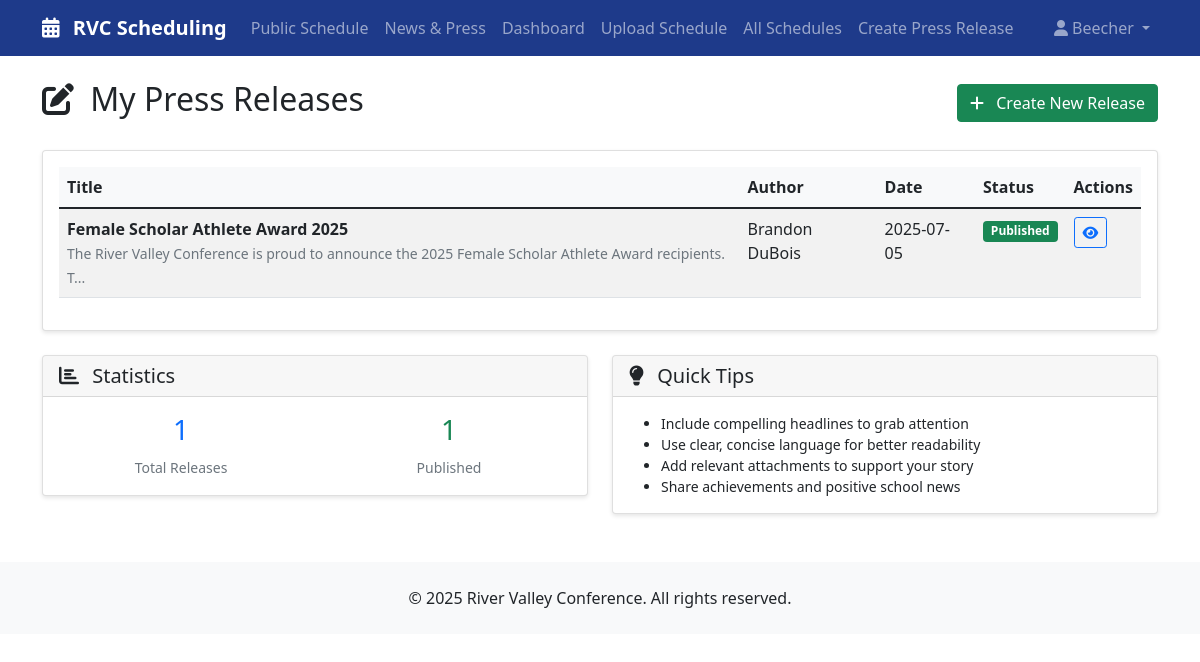
Page /manage_press_releases (signed in) on the committed database.
### tables this page shows
CREATE TABLE users (
                id INTEGER PRIMARY KEY AUTOINCREMENT,
                email TEXT UNIQUE NOT NULL,
                password_hash TEXT NOT NULL,
                school_name TEXT NOT NULL,
                role TEXT NOT NULL DEFAULT 'AD',
                full_name TEXT,
                created_at TIMESTAMP DEFAULT CURRENT_TIMESTAMP
            );

CREATE TABLE press_releases (
                id INTEGER PRIMARY KEY AUTOINCREMENT,
                title TEXT NOT NULL,
                content TEXT NOT NULL,
                author_id INTEGER NOT NULL,
                author_name TEXT NOT NULL,
                school_name TEXT NOT NULL,
                attachment_filename TEXT,
                attachment_path TEXT,
                published BOOLEAN DEFAULT 1,
                created_at TIMESTAMP DEFAULT CURRENT_TIMESTAMP,
                FOREIGN KEY (author_id) REFERENCES users (id)
            );

### app.py (the view)
@app.route('/manage_press_releases')
@login_required
@staff_required
def manage_press_releases():
    with get_db() as conn:
        if current_user.role == 'Principal':
            releases = conn.execute('''
                SELECT * FROM press_releases
                WHERE school_name = ?
                ORDER BY created_at DESC
            ''', (current_user.school_name,)).fetchall()
        else:
            releases = conn.execute('''
                SELECT * FROM press_releases
                WHERE author_id = ?
                ORDER BY created_at DESC
            ''', (current_user.id,)).fetchall()
    return render_template('manage_press_releases.html', releases=releases)

### app.py (called while the page is built)
def get_db():
    conn = sqlite3.connect(DATABASE)
    conn.row_factory = sqlite3.Row
    return conn

@login_manager.user_loader
def load_user(user_id):
    with get_db() as conn:
        user = conn.execute('SELECT * FROM users WHERE id = ?', (user_id,)).fetchone()
        if user:
            return User(user['id'], user['email'], user['school_name'], user['role'], user['full_name'])
    return None

def staff_required(f):
    @wraps(f)
    def decorated_function(*args, **kwargs):
        if not current_user.is_authenticated or current_user.role not in ['AD', 'Principal']:
            flash('Access denied. School staff only.', 'danger')
            return redirect(url_for('login'))
        return f(*args, **kwargs)
    return decorated_function

### templates/manage_press_releases.html (shortened to what this page needs)
{% extends "base.html" %}
{% block content %}
<div class="d-flex justify-content-between align-items-center mb-4">
    <h2>
        <i class="fas fa-edit me-2"></i>
        {% if current_user.role == 'Principal' %}
        {{ current_user.school_name }} Press Releases
        {% else %}
        My Press Releases
        {% endif %}
    </h2>
    <a href="{{ url_for('create_press_release') }}" class="btn btn-success">
        <i class="fas fa-plus me-2"></i>
        Create New Release
    </a>
</div>
{% if releases %}
<div class="card">
    <div class="card-body">
        <div class="table-responsive">
            <table class="table table-striped">
                <thead>
                    <tr>
                        <th>Title</th>
                        <th>Author</th>
                        <th>Date</th>
                        <th>Status</th>
                        <th>Actions</th>
                    </tr>
                </thead>
                <tbody>
                    {% for release in releases %}
                    <tr>
                        <td>
                            <strong>{{ release.title }}</strong>
                            <br>
                            <small class="text-muted">{{ release.content[:100] }}...</small>
                        </td>
                        <td>{{ release.author_name }}</td>
                        <td>{{ release.created_at[:10] }}</td>
                        <td>
                            {% if release.published %}
                            <span class="badge bg-success">Published</span>
                            {% else %}
                            <span class="badge bg-warning">Draft</span>
                            {% endif %}
                        </td>
                        <td>
                            <a href="{{ url_for('press_release_detail', id=release.id) }}" class="btn btn-outline-primary btn-sm">
                                <i class="fas fa-eye"></i>
                            </a>
                        </td>
                    </tr>
                    {% endfor %}
                </tbody>
            </table>
        </div>
    </div>
</div>
<div class="mt-4">
    <div class="row">
        <div class="col-md-6">
            <div class="card">
                <div class="card-header">
                    <h5 class="mb-0">
                        <i class="fas fa-chart-bar me-2"></i>
                        Statistics
                    </h5>
                </div>
                <div class="card-body">
                    <div class="row text-center">
                        <div class="col-6">
                            <h3 class="text-primary">{{ releases|length }}</h3>
                            <small class="text-muted">Total Releases</small>
                        </div>
                        <div class="col-6">
                            <h3 class="text-success">{{ releases|selectattr('published')|list|length }}</h3>
                            <small class="text-muted">Published</small>
                        </div>
                    </div>
                </div>
            </div>
        </div>
        <div class="col-md-6">
            <div class="card">
                <div class="card-header">
                    <h5 class="mb-0">
                        <i class="fas fa-lightbulb me-2"></i>
                        Quick Tips
                    </h5>
                </div>
                <div class="card-body">
                    <ul class="small mb-0">
                        <li>Include compelling headlines to grab attention</li>
                        <li>Use clear, concise language for better readability</li>
                        <li>Add relevant attachments to support your story</li>
                        <li>Share achievements and positive school news</li>
                    </ul>
                </div>
            </div>
        </div>
    </div>
</div>
{% endif %}
{% endblock %}

### templates/base.html (shortened to what this page needs)
<!DOCTYPE html>
<html lang="en">
<head>
    <link href="https://cdn.jsdelivr.net/npm/bootstrap@5.1.3/dist/css/bootstrap.min.css" rel="stylesheet">
    <link href="https://cdnjs.cloudflare.com/ajax/libs/font-awesome/6.0.0/css/all.min.css" rel="stylesheet">
</head>
<body>
    <nav class="navbar navbar-expand-lg navbar-dark rvc-blue">
        <div class="container">
            <a class="navbar-brand" href="{{ url_for('index') }}">
                <i class="fas fa-calendar-alt me-2"></i>
                RVC Scheduling
            </a>
            <div class="collapse navbar-collapse" id="navbarNav">
                <ul class="navbar-nav me-auto">
                    <li class="nav-item">
                        <a class="nav-link" href="{{ url_for('public_schedule') }}">Public Schedule</a>
                    </li>
                    <li class="nav-item">
                        <a class="nav-link" href="{{ url_for('press_releases') }}">News & Press</a>
                    </li>
                    {% if current_user.is_authenticated %}
                    <li class="nav-item">
                        <a class="nav-link" href="{{ url_for('dashboard') }}">Dashboard</a>
                    </li>
                    {% if current_user.role == 'AD' %}
                    <li class="nav-item">
                        <a class="nav-link" href="{{ url_for('upload_schedule') }}">Upload Schedule</a>
                    </li>
                    {% endif %}
                    <li class="nav-item">
                        <a class="nav-link" href="{{ url_for('all_schedules') }}">All Schedules</a>
                    </li>
                    <li class="nav-item">
                        <a class="nav-link" href="{{ url_for('create_press_release') }}">Create Press Release</a>
                    </li>
                    {% endif %}
                </ul>
                <ul class="navbar-nav">
                    {% if current_user.is_authenticated %}
                    <li class="nav-item dropdown">
                        <a class="nav-link dropdown-toggle" href="#" id="navbarDropdown" role="button" data-bs-toggle="dropdown">
                            <i class="fas fa-user me-1"></i>{{ current_user.school_name }}
                        </a>
                    </li>
                    {% else %}
                    <li class="nav-item">
                        <a class="nav-link" href="{{ url_for('login') }}">Login</a>
                    </li>
                    {% endif %}
                </ul>
            </div>
        </div>
    </nav>
    <main class="container mt-4">
        {% block content %}{% endblock %}
    </main>
    <footer class="bg-light mt-5 py-4">
        <div class="container text-center">
            <p class="mb-0">&copy; 2025 River Valley Conference. All rights reserved.</p>
        </div>
    </footer>
</body>
</html>

### templates/base.html (style rules this page uses)
.navbar-brand { font-weight: bold; }
.rvc-blue { background-color: #1e3a8a; }
.card { box-shadow: 0 2px 4px rgba(0,0,0,0.1); }
.table thead th { background-color: #f8f9fa; }

### rows in the picture
users: school_name "Beecher"
press_releases: title "Female Scholar Athlete Award 2025", content "The River Valley Conference is proud to announce the 2025 Female Scholar Athlete Award recipients. T", author_name "Brandon DuBois", created_at "2025-07-05", published "Published"

### other values in the picture
{{ releases|length }} "1"
{{ releases|selectattr('published')|list|length }} "1"
